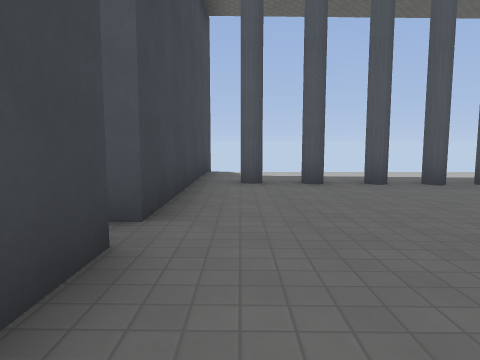
View 1 (above)

12 first-person views from a walk through a level from a Godot 3-D game. The camera is 1.3 m above the floor, tilts 6° down and sees 70° across. The floor is counted in squares, 2 m on a side. Each view is taken from the middle of a square. On the plan, view 1 faces up. The plan holds only what a view shows up to about 10 squares ahead; the rest is blank. Surface patterns are stand-ins for the level's own textures.

View 2
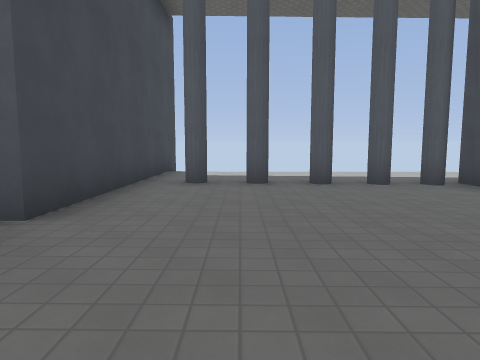

View 3
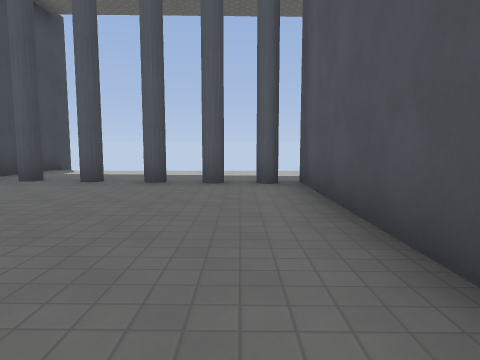

View 4
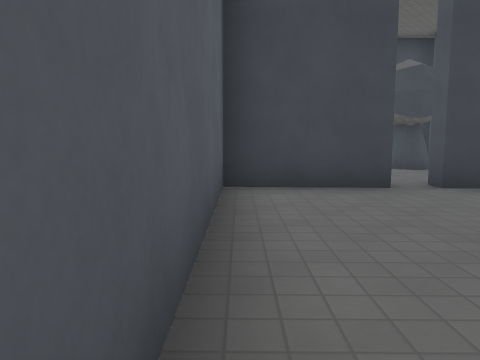

View 5
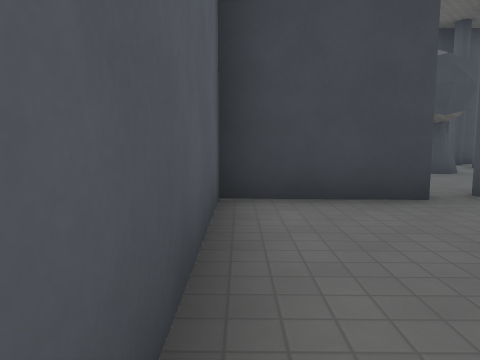

View 6
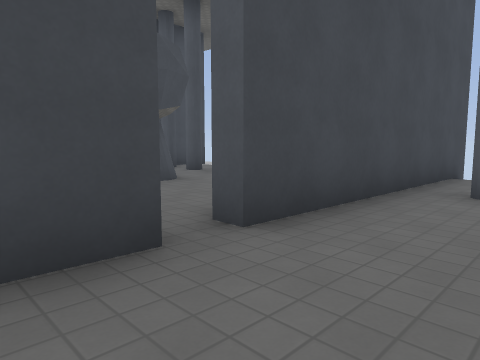

View 7
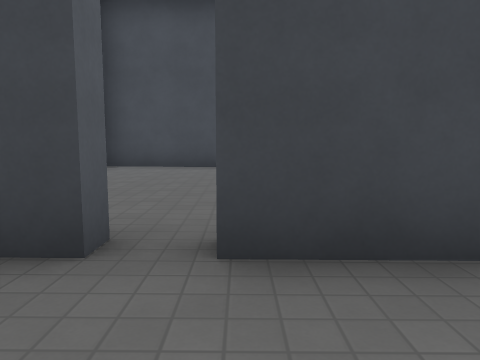

View 8
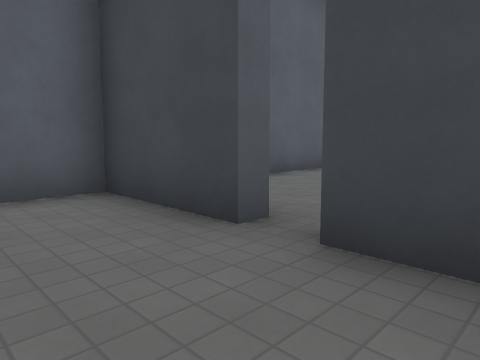

View 9
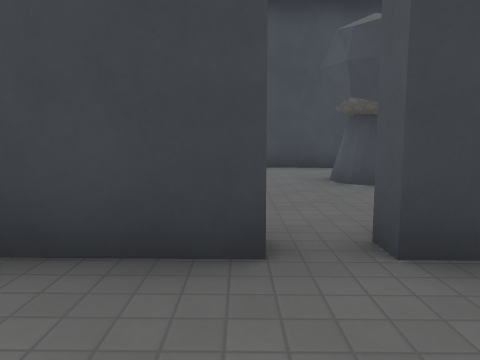

View 10
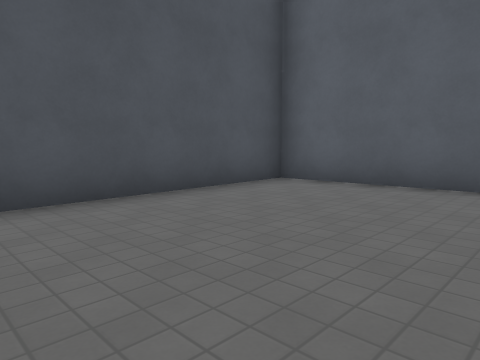

View 11
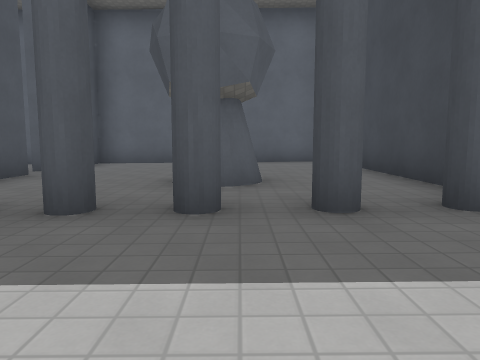

View 12
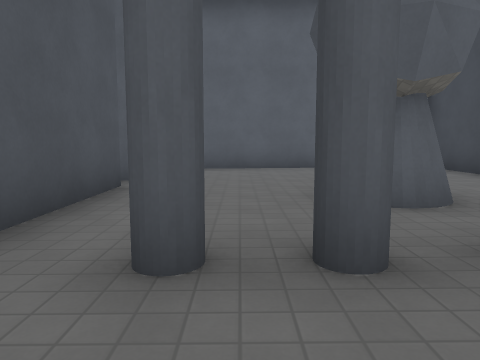

### Floor plan
Key: @ floor where view 1 was taken; # wall or solid block; x gap in a wall; . main floor; - floor 0.25 m lower than the main floor; / step, stairs or slope.
Columns run from 7 left of view 1 to 6 right of it. Each row starts with its distance up from view 1.
 10       #
  9   /   #-------
  8  .... #.------
  7  .....#..-----
  6 #xxx#.#xx---#
  5 #.....#...--#
  4 #.#...#....-#
  3 #.....x.....#
  2 #.....x.....#
  1 #.....#.....#
  0 #.....#@....#
 -1 #############

Positions as (right, up) in squares from view 1, and headings:
1: (0, 0), facing up
2: (1, 0), facing up
3: (4, 0), facing up
4: (4, 0), facing left
5: (3, 0), facing left
6: (1, 1), facing up-left
7: (1, 3), facing left
8: (1, 4), facing down-left
9: (1, 2), facing left
10: (1, 5), facing down-right
11: (-5, 9), facing down
12: (-3, 8), facing down
